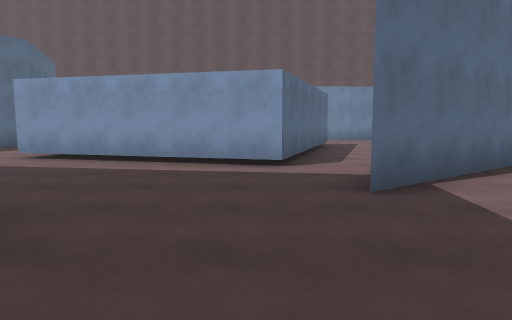
View 1 (above)

20 first-person views from a walk through a scene from a Unity 3-D project. The camera is 1.4 m above the floor, tilts 6° down and sees 70° across. The floor is counted in squares, 2 m on a side. Each view is taken from the middle of a square. On the plan, view 1 faces up. The plan holds only what a view shows up to about 11 squares ahead; the rest is blank. The place goes on beyond the plan. The player is left out. Some animated figures are left out. Surface patterns are stand-ins for the level's own textures.

View 2
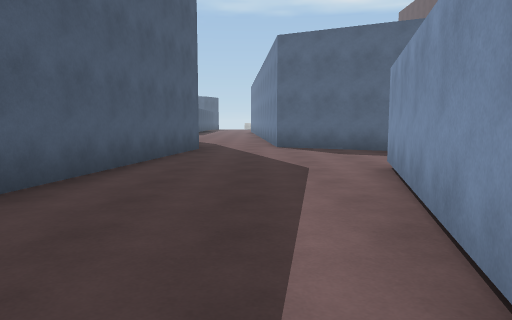

View 3
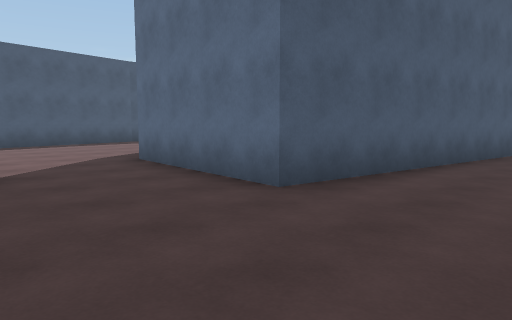

View 4
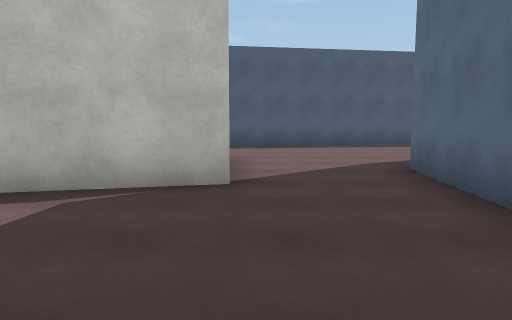

View 5
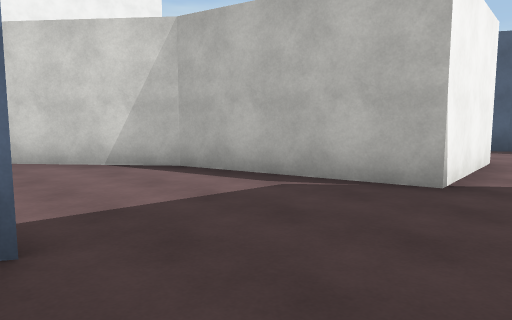

View 6
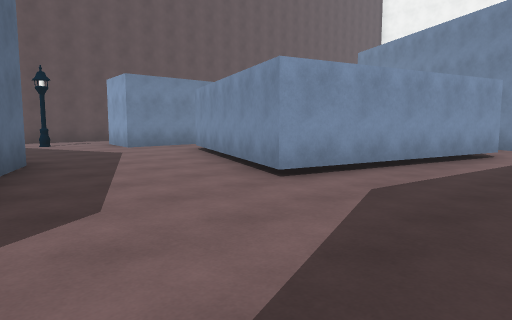

View 7
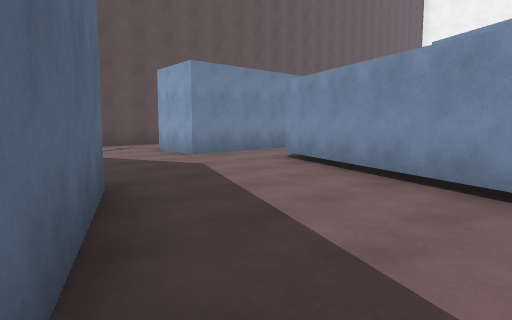

View 8
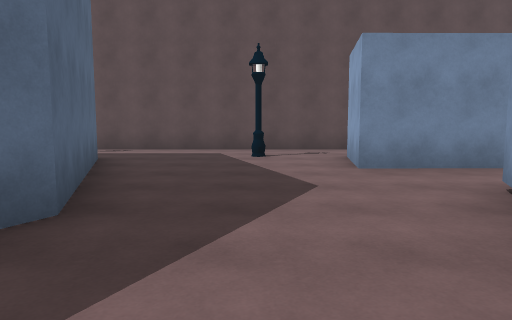

View 9
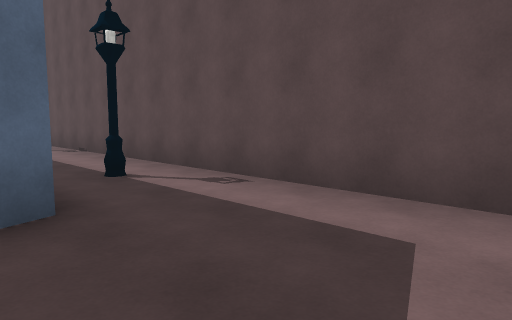

View 10
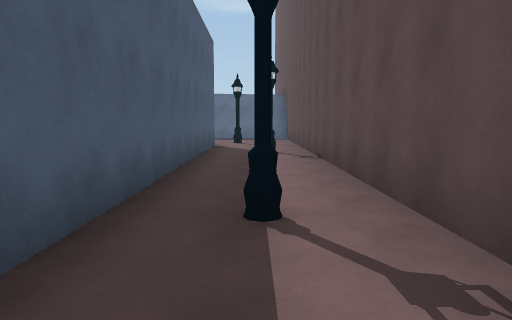

View 11
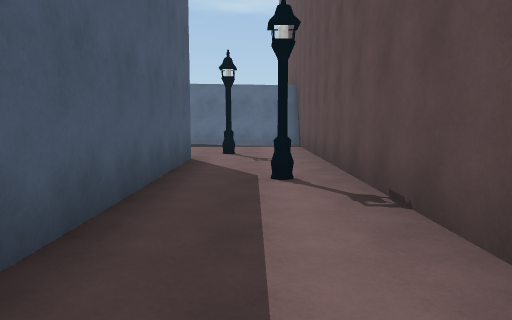

View 12
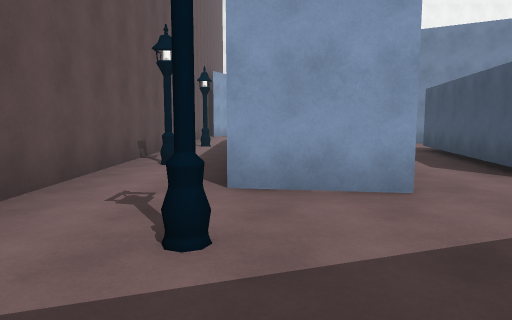

View 13
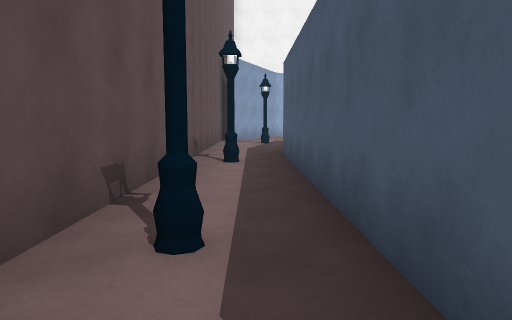

View 14
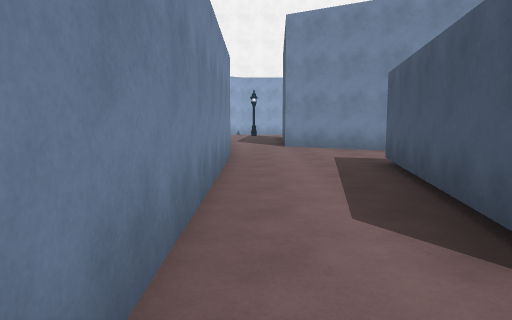

View 15
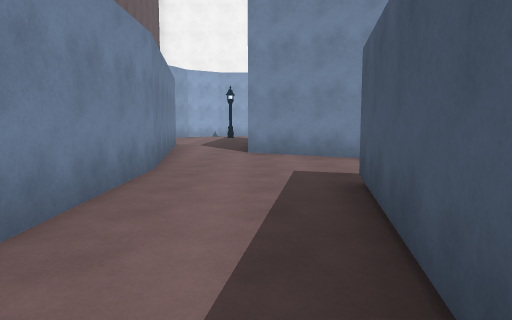

View 16
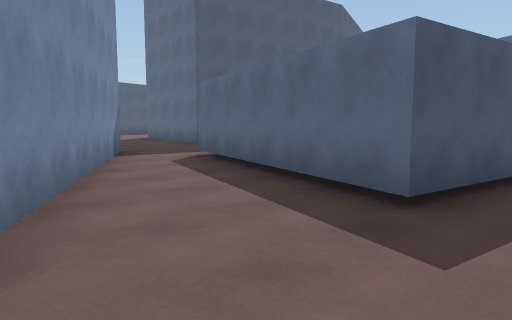

View 17
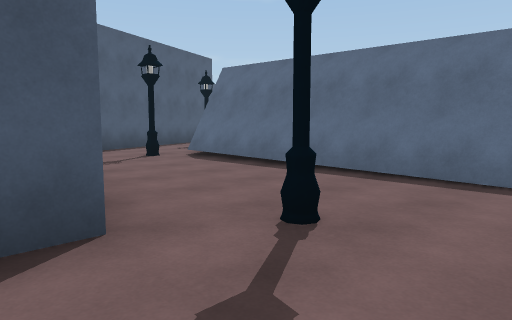

View 18
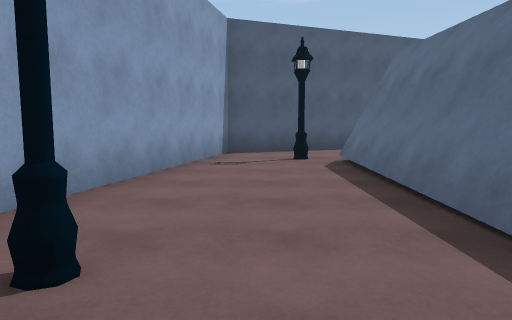

View 19
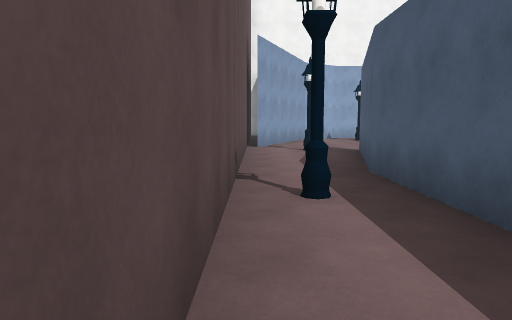

View 20
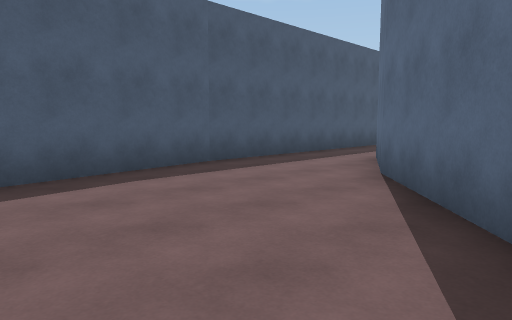

### Floor plan
Points are (right, up) in squares from view 1. A wall is a line through its corners. A room is listed if a view was taken in it or the views show most of it. See-through windows are left out.
Room 1 (views 1, 2, 3, 4, 5, 6, 7, 8)
walls: (0.4, 5.7) (-4.6, 7) (-4.1, 8.1); (0.3, -0.1) (3.9, 0.8) (6.2, 2.6); (4, 5.7) (1.1, 3.6) (2, 5.1); (-8.5, 3.5) (-1.9, 2.4) (-2.1, 0.5); (-7.5, 8.7) (-9.1, 5.6) (-10.1, 5.5)
ways out: opening at (-6, 8) to room 2; opening at (1, 5) to room 2; opening at (-0.5, 0.5) to room 3; opening at (-10.5, 4.5)
Room 2 (views 9, 10, 11, 12, 13, 14, 15, 16, 17, 18, 19)
walls: (-8, 14.9) (-6.5, 10.7) (-7.5, 8.7); (-2.1, 15.3) (5.2, 15.4); (-4.1, 8.1) (-2.5, 11.7) (2.1, 10.8) (0.4, 5.7); (3.5, 13.5) (-3.5, 13.5) (-3.2, 15.3); (-18, 14.8) (-8.6, 14.8); (5.1, 15.4) (7.5, 14.8); (2, 5.1) (6.3, 12.2); (7.6, 14.2) (3.4, 13.5); (7.5, 17.3) (-21.7, 17.3) (-21.6, 10.4); (-21.8, 16.6) (-21.8, 10.4); (-22.6, 7.3) (-19.4, 8.6) (-18, 14.3)
ways out: opening at (-6, 8) to room 1; opening at (1, 5) to room 1
objects: streetlight (-21, 10); streetlight (-19, 15); streetlight (-15, 16); streetlight (-10, 16); streetlight (-5, 15); streetlight (-1, 16); streetlight (3, 16)
Room 3 (view 20)
walls: (-3.5, -2.4) (-5.7, -4.3); (-5.6, -4.2) (-7.9, -5.5); (0.5, -3.1) (0.3, -0.1); (-5.1, -7.2) (1, -6.2); (-2.1, 0.5) (-2.3, -1.4); (-9.4, -7.2) (-4.9, -7.2)
ways out: opening at (-0.5, 0.5) to room 1; opening at (-9.5, -5.5)

Positions as (right, up) in squares from view 1, and headings:
1: (0, 0), facing up
2: (1, 5), facing left
3: (1, 5), facing down-left
4: (0, 4), facing down
5: (-1, 4), facing down-right
6: (-8, 4), facing up-right
7: (-8, 7), facing up-right
8: (-5, 8), facing up
9: (-5, 14), facing up-left
10: (-7, 16), facing left
11: (-11, 16), facing left
12: (-7, 15), facing right
13: (-3, 16), facing right
14: (-4, 13), facing right
15: (-2, 12), facing right
16: (5, 12), facing down-left
17: (-17, 17), facing down-left
18: (-20, 17), facing down
19: (0, 17), facing right
20: (-1, -2), facing down-left
